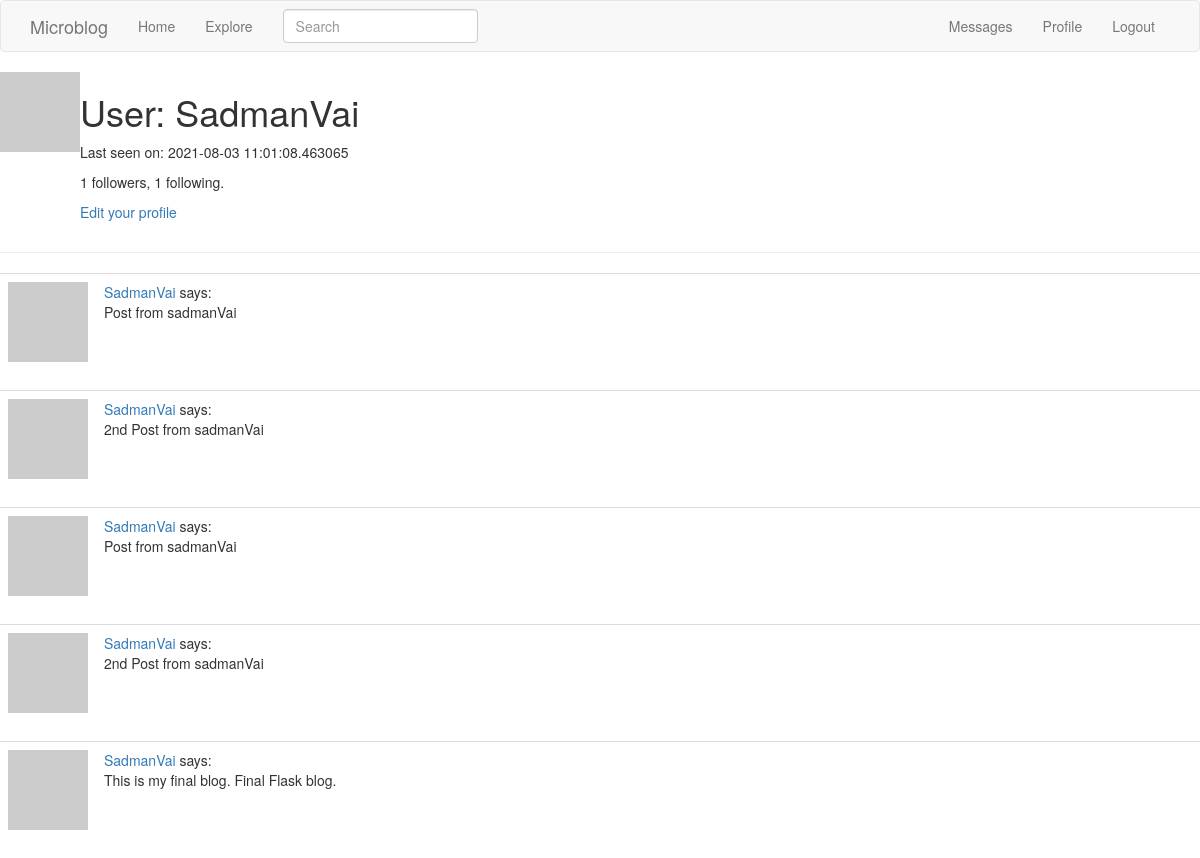
The page /user/SadmanVai (signed in) on the database its author committed.
### app/models.py (models this page shows, shortened)
class User(UserMixin, db.Model):
    id = db.Column(db.Integer, primary_key=True)
    username = db.Column(db.String(64), index=True, unique=True)
    email = db.Column(db.String(120), index=True, unique=True)
    password_hash = db.Column(db.String(128))
    posts = db.relationship('Post', backref='author', lazy='dynamic')
    about_me = db.Column(db.String(140))
    last_seen = db.Column(db.DateTime, default=datetime.utcnow)
    followed = db.relationship(
        'User', secondary=followers,
        primaryjoin=(followers.c.follower_id == id),
        secondaryjoin=(followers.c.followed_id == id),
        backref=db.backref('followers', lazy='dynamic'), lazy='dynamic')
    messages_sent = db.relationship('Message',
                                    foreign_keys='Message.sender_id',
                                    backref='author', lazy='dynamic')
    messages_received = db.relationship('Message',
                                        foreign_keys='Message.recipient_id',
                                        backref='recipient', lazy='dynamic')
    last_message_read_time = db.Column(db.DateTime)
    def avatar(self, size):
        digest = md5(self.email.lower().encode('utf-8')).hexdigest()
        return 'https://www.gravatar.com/avatar/{}?d=identicon&s={}'.format(
            digest, size)

class Post(db.Model):
    id = db.Column(db.Integer, primary_key=True)
    body = db.Column(db.String(140))
    timestamp = db.Column(db.DateTime, index=True, default=datetime.utcnow)
    user_id = db.Column(db.Integer, db.ForeignKey('user.id'))

### app/routes.py (the view)
@app.route('/user/<username>')
@login_required
def user(username):
    user = User.query.filter_by(username=username).first_or_404()
    posts = user.posts.all()
    form = EmptyForm()
    return render_template('user.html', user=user, posts=posts, form=form)

### app/forms.py
class SearchForm(FlaskForm):
    q = StringField('Search', validators=[DataRequired()])
    def __init__(self, *args, **kwargs):
        if 'formdata' not in kwargs:
            kwargs['formdata'] = request.args
        if 'csrf_enabled' not in kwargs:
            kwargs['csrf_enabled'] = False
        super(SearchForm, self).__init__(*args, **kwargs)

class EmptyForm(FlaskForm):
    submit = SubmitField('Submit')

### app/models.py (called while the page is built)
@login.user_loader
def load_user(id):
    return User.query.get(int(id))

### app/routes.py (called while the page is built)
@app.before_request
def before_request():
    if current_user.is_authenticated:
        current_user.last_seen = datetime.utcnow()
        db.session.commit()
        g.search_form = SearchForm()

### app/templates/user.html (shortened to what this page needs)
{% extends "base.html" %}
{% block content %}
<table>
    <tr valign="top">
        <td><img src="{{ user.avatar(128) }}"></td>
        <td>
            <h1>User: {{ user.username }}</h1>
        {% if user.last_seen %}<p>Last seen on: {{ user.last_seen }}</p>{% endif %}
        <p>{{ user.followers.count() }} followers, {{ user.followed.count() }} following.</p>
        {% if user == current_user %}
        <p><a href="{{ url_for('edit_profile') }}">Edit your profile</a></p>
        {% endif %}
        </td>
    </tr>
</table>
    <hr>
    {% for post in posts %}
    <table class="table table-hover">
        <tr>
            <td width="70px">
                <a href="{{ url_for('user', username=post.author.username) }}">
                    <img src="{{ post.author.avatar(70) }}" />
                </a>
            </td>
            <td>
                <a href="{{ url_for('user', username=post.author.username) }}">
                    {{ post.author.username }}
                </a>
                says:
                <br>
                {{ post.body }}
            </td>
        </tr>
    </table>
    {% endfor %}
{% endblock %}

### rows shown on the page
User: username "SadmanVai", last_seen "2021-08-03 11:01:08.463065"
Post: author.username "SadmanVai", body "Post from sadmanVai"
Post: author.username "SadmanVai", body "2nd Post from sadmanVai"
Post: author.username "SadmanVai", body "Post from sadmanVai"
Post: author.username "SadmanVai", body "2nd Post from sadmanVai"
Post: author.username "SadmanVai", body "This is my final blog. Final Flask blog."

### other values the page prints
{{ user.followers.count() }} "1"
{{ user.followed.count() }} "1"
